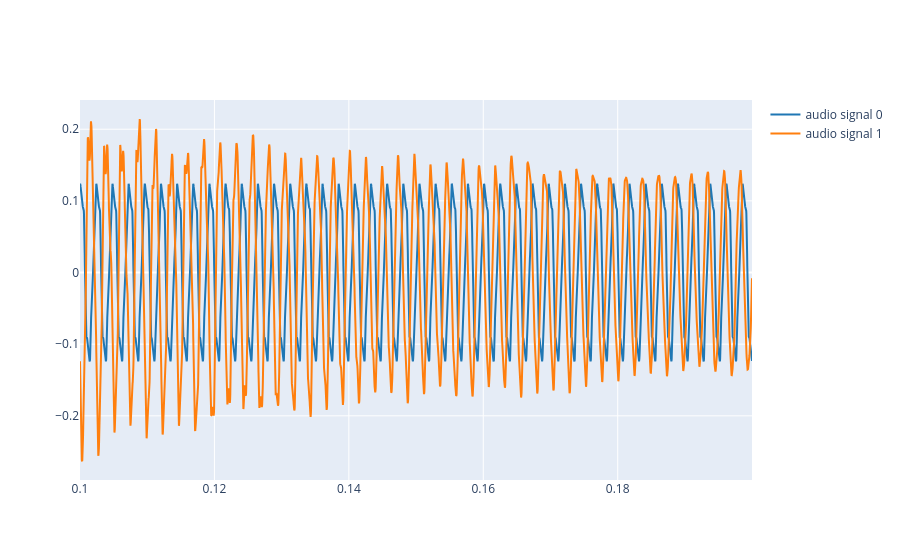

Write notebook code for a chart like this one.
### Markdown cell above
2.1. Use the `synthetize` function to generate a synthesis with the weights ($A_k$) found in 1.3 and the fundamental frequency and phases found in previous labs. Plot both the reference and the synthetize signal. Listen to the synthetize signal.

### Code cell
# Write the code here
f0= 416.037
initial_phase = ((0.10468 - 0.10689)/0.0024266 + 0.25) * 2 * np.pi

t_out = np.arange(len(ref)) / fs
x_total = np.zeros_like(t_out)

for i in range(len(weights)):
    k_harmonic = (i+1) * f0
    f_hop = np.argmin((ff - k_harmonic)**2)

    amplitude = weights[i]*2

    phase = (i+1)*initial_phase - (i) * np.pi/2

    x_total += amplitude * np.cos(2*np.pi*k_harmonic*t_out + phase)

plot_signals([x_total, ref], fs, t_start=0.1, t_end=0.2)

### Figure 1 — Plotly figure (JSON) as saved in the notebook; plotly's stock layout.template omitted (floating-point values rounded to 4 significant figures; data arrays with more than 128 entries replaced by an {"elided": "..."} marker saying what was removed)
{"data": [{"line": {"color": "#1f77b4", "shape": "linear"}, "mode": "lines", "name": "audio signal 0", "type": "scatter", "x": {"elided": "4410 float values"}, "y": {"elided": "4410 float values"}}, {"line": {"color": "#ff7f0e", "shape": "linear"}, "mode": "lines", "name": "audio signal 1", "type": "scatter", "x": {"elided": "4410 float values"}, "y": {"elided": "4410 float values"}}], "layout": {}}
